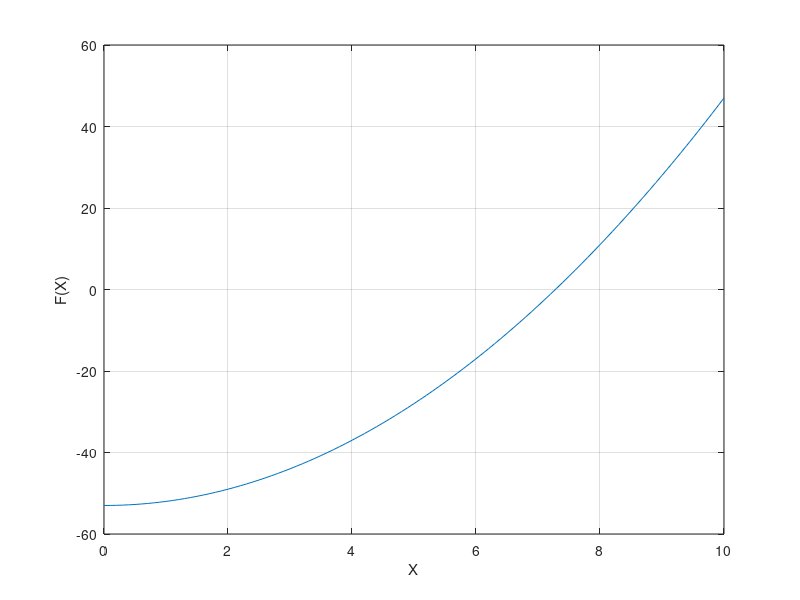

This chart was generated by the following MATLAB code:
% Teste Capitulo 3 Pergunta 2
% Luiz Marcelo Pelizaro

x = 0 : 0.1 : 10;

f = @(x) x.^2 - 53;
plot(x, f(x))
xlabel("X")
ylabel("F(X)")
grid on
hold on
